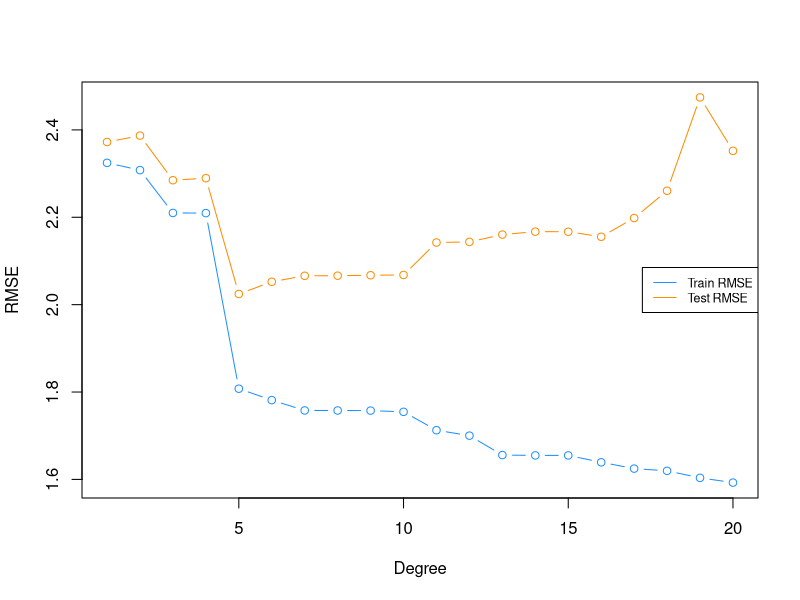

This figure's R source: (Note: this script raises an error after producing the figure.)
## ---- chunk 1
library(readr)
library(tibble)
train = read.csv("hw02-train-data.csv")
test = read.csv( "hw02-test-data.csv")
## ---- chunk 2
fit_poly=function(degree){
  lm(y~poly(x,degree=degree),data=train)
}
degree=c(1:20)
model_list=lapply(1:20,fit_poly)
## ---- chunk 3
rmse = function(actual, predicted) {
  sqrt(mean((actual - predicted) ^ 2))
}
get_rmse = function(model, data, response) {
  rmse(actual = data[, response], 
       predicted = predict(model, data))
}
train_rmse = sapply(model_list, get_rmse, data =train, response = "y")
test_rmse = sapply(model_list, get_rmse, data = test, response = "y")
## ---- chunk 4
degrees=seq(1,20)
plot(degrees, train_rmse, type = "b", 
     ylim = c(min(c(train_rmse, test_rmse)), 
              max(c(train_rmse, test_rmse))), 
     col = "dodgerblue", 
     xlab = "Degree",
     ylab = "RMSE")

  lines(degrees, test_rmse, type = "b", col = "darkorange")
     legend("right",c("Train RMSE","Test RMSE"),
 col=c("dodgerblue","darkorange"),
       cex=0.75,
       lty=c(1,1))
## ---- chunk 5
# determine "best" degree

best_degree = degree[which.min(test_rmse)]
# find overfitting, underfitting, and "best"" degree
fit_status1 = ifelse(degree < best_degree, "Over", ifelse(degree == best_degree, "Best", "Under"))
tibble(degree,fit_status1)
## ---- chunk 6
k = seq(5, 50, by = 5)
## ---- chunk 7
library(FNN)
## ---- chunk 8
X_train = train["x"]
X_test = test["x"]
y_train = train["y"]
y_test = test["y"]
## ---- chunk 9
fit_pred=function(k){
  knn.reg(train = X_train, test = X_test, y = y_train, k = k)
}
model_list_p=lapply(k,fit_pred)
## ---- chunk 10
train_rmse_knn=c()
test_rmse_knn=c()
index=1
for (i in 1:length(k)){
  # Train RMSE
  train_knn=knn.reg(X_train,X_train,y_train,k=k[i])
  train_rmse=rmse(y_train,train_knn$pred)
  train_rmse_knn[i]=train_rmse
  # Test RMSE
  test_knn=knn.reg(X_train,X_test,y_train,k=k[i])
  test_rmse=rmse(y_test,test_knn$pred)
  test_rmse_knn[i]=test_rmse
  
  index=index+1
}
## ---- chunk 11
# determine "best" k
best_k = k[which.min(test_rmse_knn)]
# find overfitting, underfitting, and "best"" k
fit_status = ifelse(k < best_k, "Over", ifelse(k == best_k, "Best", "Under"))
## ---- chunk 12
# summarize results
knn_results = data.frame(
  k,
  round(train_rmse_knn, 2),
  round(test_rmse_knn, 2),
  fit_status
)
colnames(knn_results) = c("k","Train RMSE","Test RMSE", "    Fit?")

# display results
knitr::kable(knn_results)
